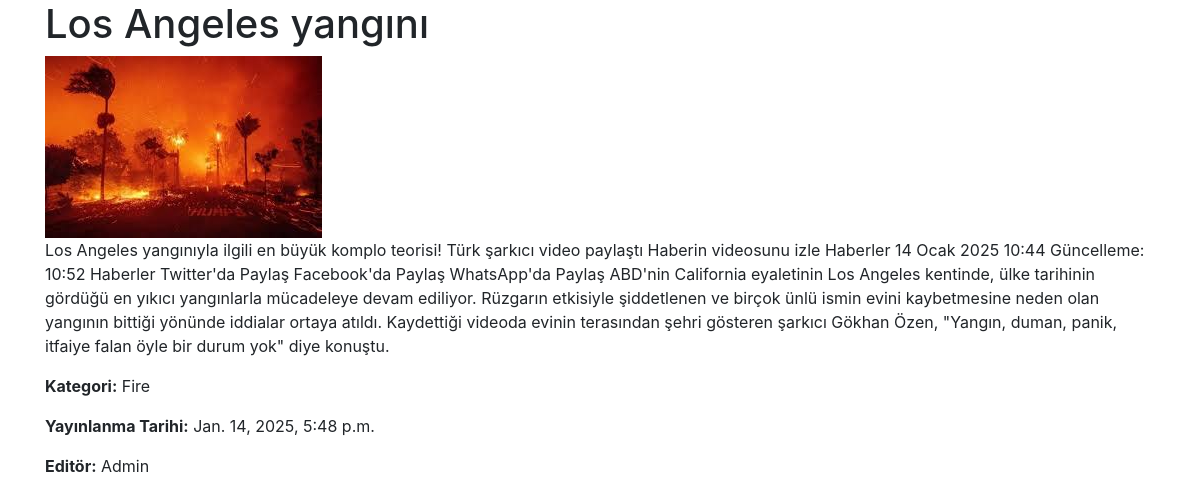
Page /2/ on the committed database.
### news/models.py (models this page shows, shortened)
class News(models.Model):
    title = models.CharField(max_length=200)
    content = models.TextField()
    category = models.CharField(max_length=100)
    pub_date = models.DateTimeField('Yayınlanma Tarihi')
    editor = models.ForeignKey(Editor, on_delete=models.CASCADE)
    image = models.ImageField(upload_to='news_images/', blank=True, null=True)

class Editor(models.Model):
    name = models.CharField(max_length=100)
    email = models.EmailField()

### news/views.py (the view)
# urls.py: path('<int:news_id>/', views.detail, name='detail'),
def detail(request, news_id):
    news = News.objects.get(pk=news_id)
    return render(request, 'news/detail.html', {'news': news})

### news/templates/news/detail.html
{% extends 'base.html' %}
{% block content %}
    <h1>{{ news.title }}</h1>
    {% if news.image %}
        <img src="{{ news.image.url }}" class="img-fluid">
    {% endif %}
    <p>{{ news.content }}</p>
    <p><strong>Kategori:</strong> {{ news.category }}</p>
    <p><strong>Yayınlanma Tarihi:</strong> {{ news.pub_date }}</p>
    <p><strong>Editör:</strong> {{ news.editor.name }}</p>
{% endblock %}

### news/templates/base.html (shortened to what this page needs)
<!DOCTYPE html>
<html>
<head>
    <link rel="stylesheet" href="https://maxcdn.bootstrapcdn.com/bootstrap/4.0.0/css/bootstrap.min.css">
</head>
<body>
    <div class="container">
        {% block content %}
        {% endblock %}
    </div>
</body>
</html>

### rows in the picture
News: title "Los Angeles yangını", image (picture), content "Los Angeles yangınıyla ilgili en büyük komplo teorisi! Türk şarkıcı video paylaştı Haberin videosunu izle Haberler 14 Ocak 2025 10:44 Güncelleme: 10:52 Haberler Twitter'da Paylaş Facebook'da Paylaş WhatsApp'da Paylaş ABD'nin California eyaletinin Los Angeles kentinde, ülke tarihinin gördüğü en yıkıcı yangınlarla mücadeleye devam ediliyor. Rüzgarın etkisiyle şiddetlenen ve birçok ünlü ismin evini kaybetmesine neden olan yangının bittiği yönünde iddialar ortaya atıldı. Kaydettiği videoda evinin terasından şehri gösteren şarkıcı Gökhan Özen, \"Yangın, duman, panik, itfaiye falan öyle bir durum yok\" diye konuştu.", category "Fire", pub_date "Jan. 14, 2025, 5:48 p.m.", editor.name "Admin"
